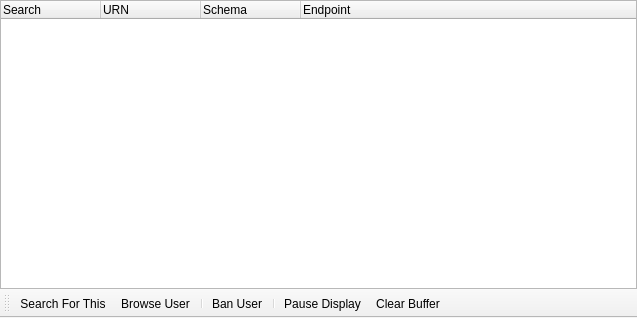
<?xml version="1.0" encoding="UTF-8"?>
<ui version="4.0">
 <class>WidgetSearchMonitor</class>
 <widget class="QMainWindow" name="WidgetSearchMonitor">
  <property name="geometry">
   <rect>
    <x>0</x>
    <y>0</y>
    <width>637</width>
    <height>318</height>
   </rect>
  </property>
  <property name="windowTitle">
   <string>MainWindow</string>
  </property>
  <widget class="QWidget" name="centralwidget">
   <layout class="QVBoxLayout" name="verticalLayout">
    <property name="spacing">
     <number>0</number>
    </property>
    <property name="margin">
     <number>0</number>
    </property>
    <item>
     <widget class="QTreeWidget" name="treeWidgetSearchMonitor">
      <property name="rootIsDecorated">
       <bool>false</bool>
      </property>
      <property name="itemsExpandable">
       <bool>false</bool>
      </property>
      <column>
       <property name="text">
        <string notr="true">Search</string>
       </property>
      </column>
      <column>
       <property name="text">
        <string>URN</string>
       </property>
      </column>
      <column>
       <property name="text">
        <string>Schema</string>
       </property>
      </column>
      <column>
       <property name="text">
        <string>Endpoint</string>
       </property>
      </column>
     </widget>
    </item>
   </layout>
  </widget>
  <widget class="QToolBar" name="toolBar">
   <property name="windowTitle">
    <string>toolBar</string>
   </property>
   <property name="iconSize">
    <size>
     <width>16</width>
     <height>16</height>
    </size>
   </property>
   <property name="toolButtonStyle">
    <enum>Qt::ToolButtonTextBesideIcon</enum>
   </property>
   <attribute name="toolBarArea">
    <enum>BottomToolBarArea</enum>
   </attribute>
   <attribute name="toolBarBreak">
    <bool>false</bool>
   </attribute>
   <addaction name="actionSearchMonitorSearchForThis"/>
   <addaction name="actionSearchMonitorBrowseUser"/>
   <addaction name="separator"/>
   <addaction name="actionSearchMonitorBanUser"/>
   <addaction name="separator"/>
   <addaction name="actionSearchPauseDisplay"/>
   <addaction name="actionSearchMonitorClearBuffer"/>
  </widget>
  <action name="actionSearchMonitorSearchForThis">
   <property name="icon">
    <iconset resource="Resource.qrc">
     <normaloff>:/Resource/Generic/Search.png</normaloff>:/Resource/Generic/Search.png</iconset>
   </property>
   <property name="text">
    <string>Search For This</string>
   </property>
   <property name="toolTip">
    <string>Search For This</string>
   </property>
  </action>
  <action name="actionSearchMonitorBrowseUser">
   <property name="icon">
    <iconset resource="Resource.qrc">
     <normaloff>:/Resource/Network/Browse.png</normaloff>:/Resource/Network/Browse.png</iconset>
   </property>
   <property name="text">
    <string>Browse User</string>
   </property>
   <property name="toolTip">
    <string>Browse User</string>
   </property>
  </action>
  <action name="actionSearchMonitorBanUser">
   <property name="icon">
    <iconset resource="Resource.qrc">
     <normaloff>:/Resource/Generic/Ban.png</normaloff>:/Resource/Generic/Ban.png</iconset>
   </property>
   <property name="text">
    <string>Ban User</string>
   </property>
   <property name="toolTip">
    <string>Ban User</string>
   </property>
  </action>
  <action name="actionSearchPauseDisplay">
   <property name="icon">
    <iconset resource="Resource.qrc">
     <normaloff>:/Resource/Media/PauseMedia.png</normaloff>:/Resource/Media/PauseMedia.png</iconset>
   </property>
   <property name="text">
    <string>Pause Display</string>
   </property>
   <property name="toolTip">
    <string>Pause Display</string>
   </property>
  </action>
  <action name="actionSearchMonitorClearBuffer">
   <property name="icon">
    <iconset resource="Resource.qrc">
     <normaloff>:/Resource/Generic/Clear.png</normaloff>:/Resource/Generic/Clear.png</iconset>
   </property>
   <property name="text">
    <string>Clear Buffer</string>
   </property>
   <property name="toolTip">
    <string>Clear Buffer</string>
   </property>
  </action>
 </widget>
 <resources>
  <include location="Resource.qrc"/>
 </resources>
 <connections/>
</ui>
